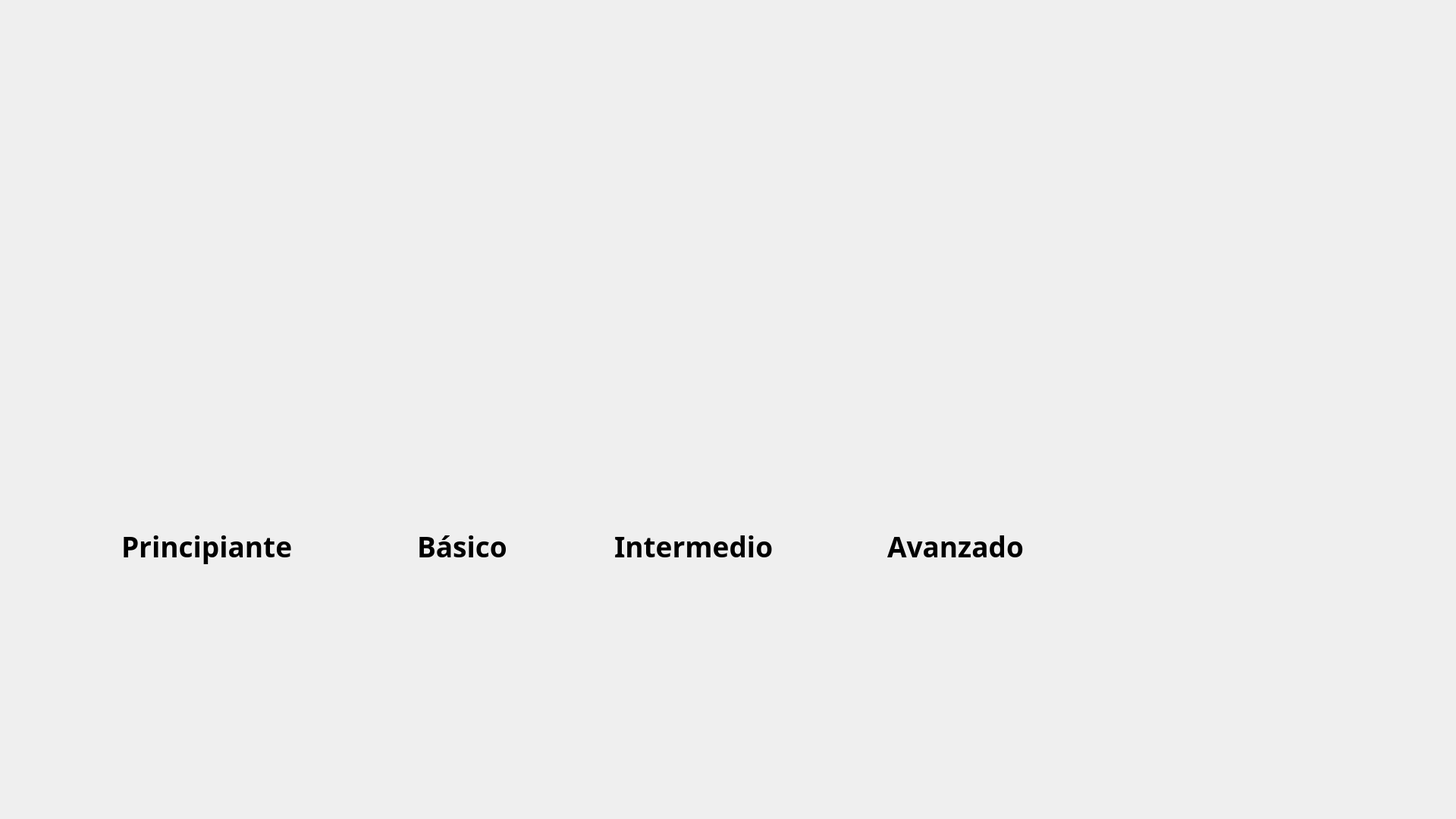
<?xml version="1.0" encoding="UTF-8"?>
<ui version="4.0">
 <class>MenuPrincipal</class>
 <widget class="QWidget" name="MenuPrincipal">
  <property name="geometry">
   <rect>
    <x>0</x>
    <y>0</y>
    <width>1920</width>
    <height>1080</height>
   </rect>
  </property>
  <property name="windowTitle">
   <string>Form</string>
  </property>
  <widget class="QLabel" name="Backgr">
   <property name="geometry">
    <rect>
     <x>0</x>
     <y>-20</y>
     <width>1941</width>
     <height>1121</height>
    </rect>
   </property>
   <property name="text">
    <string/>
   </property>
   <property name="pixmap">
    <pixmap resource="resources.qrc">:/Wallpaper/assets/Wallpaper/7.png</pixmap>
   </property>
  </widget>
  <widget class="QPushButton" name="Principiante">
   <property name="geometry">
    <rect>
     <x>90</x>
     <y>370</y>
     <width>321</width>
     <height>311</height>
    </rect>
   </property>
   <property name="styleSheet">
    <string notr="true">background-color: transparent;
border: none;</string>
   </property>
   <property name="text">
    <string/>
   </property>
   <property name="icon">
    <iconset resource="resources.qrc">
     <normaloff>:/images/assets/Images/19.png</normaloff>:/images/assets/Images/19.png</iconset>
   </property>
   <property name="iconSize">
    <size>
     <width>300</width>
     <height>300</height>
    </size>
   </property>
  </widget>
  <widget class="QPushButton" name="Basico">
   <property name="geometry">
    <rect>
     <x>430</x>
     <y>370</y>
     <width>321</width>
     <height>311</height>
    </rect>
   </property>
   <property name="styleSheet">
    <string notr="true">background-color: transparent;
border: none;</string>
   </property>
   <property name="text">
    <string/>
   </property>
   <property name="icon">
    <iconset resource="resources.qrc">
     <normaloff>:/images/assets/Images/20.png</normaloff>:/images/assets/Images/20.png</iconset>
   </property>
   <property name="iconSize">
    <size>
     <width>300</width>
     <height>300</height>
    </size>
   </property>
  </widget>
  <widget class="QPushButton" name="Intermedio">
   <property name="geometry">
    <rect>
     <x>750</x>
     <y>370</y>
     <width>321</width>
     <height>311</height>
    </rect>
   </property>
   <property name="styleSheet">
    <string notr="true">background-color: transparent;
border: none;</string>
   </property>
   <property name="text">
    <string/>
   </property>
   <property name="icon">
    <iconset resource="resources.qrc">
     <normaloff>:/images/assets/Images/21.png</normaloff>:/images/assets/Images/21.png</iconset>
   </property>
   <property name="iconSize">
    <size>
     <width>300</width>
     <height>300</height>
    </size>
   </property>
  </widget>
  <widget class="QPushButton" name="Avanzado">
   <property name="geometry">
    <rect>
     <x>1070</x>
     <y>370</y>
     <width>321</width>
     <height>311</height>
    </rect>
   </property>
   <property name="toolTip">
    <string/>
   </property>
   <property name="styleSheet">
    <string notr="true">background-color: transparent;
border: none;</string>
   </property>
   <property name="text">
    <string/>
   </property>
   <property name="icon">
    <iconset resource="resources.qrc">
     <normaloff>:/images/assets/Images/22.png</normaloff>:/images/assets/Images/22.png</iconset>
   </property>
   <property name="iconSize">
    <size>
     <width>300</width>
     <height>300</height>
    </size>
   </property>
  </widget>
  <widget class="QLabel" name="LblPrincipiante">
   <property name="enabled">
    <bool>true</bool>
   </property>
   <property name="geometry">
    <rect>
     <x>160</x>
     <y>690</y>
     <width>271</width>
     <height>61</height>
    </rect>
   </property>
   <property name="font">
    <font>
     <family>Baloo 2</family>
     <pointsize>28</pointsize>
     <bold>true</bold>
    </font>
   </property>
   <property name="styleSheet">
    <string notr="true">color: rgb(0, 0, 0);</string>
   </property>
   <property name="text">
    <string>Principiante</string>
   </property>
  </widget>
  <widget class="QLabel" name="LblBasico">
   <property name="enabled">
    <bool>true</bool>
   </property>
   <property name="geometry">
    <rect>
     <x>550</x>
     <y>690</y>
     <width>151</width>
     <height>61</height>
    </rect>
   </property>
   <property name="font">
    <font>
     <family>Baloo 2</family>
     <pointsize>28</pointsize>
     <bold>true</bold>
    </font>
   </property>
   <property name="styleSheet">
    <string notr="true">color: rgb(0, 0, 0);</string>
   </property>
   <property name="text">
    <string>Básico</string>
   </property>
  </widget>
  <widget class="QLabel" name="LblIntermedio">
   <property name="enabled">
    <bool>true</bool>
   </property>
   <property name="geometry">
    <rect>
     <x>810</x>
     <y>690</y>
     <width>241</width>
     <height>61</height>
    </rect>
   </property>
   <property name="font">
    <font>
     <family>Baloo 2</family>
     <pointsize>28</pointsize>
     <bold>true</bold>
    </font>
   </property>
   <property name="styleSheet">
    <string notr="true">color: rgb(0, 0, 0);</string>
   </property>
   <property name="text">
    <string>Intermedio</string>
   </property>
  </widget>
  <widget class="QLabel" name="LblAvanzado">
   <property name="enabled">
    <bool>true</bool>
   </property>
   <property name="geometry">
    <rect>
     <x>1170</x>
     <y>690</y>
     <width>211</width>
     <height>61</height>
    </rect>
   </property>
   <property name="font">
    <font>
     <family>Baloo 2</family>
     <pointsize>28</pointsize>
     <bold>true</bold>
    </font>
   </property>
   <property name="styleSheet">
    <string notr="true">color: rgb(0, 0, 0);</string>
   </property>
   <property name="text">
    <string>Avanzado</string>
   </property>
  </widget>
 </widget>
 <resources>
  <include location="resources.qrc"/>
 </resources>
 <connections/>
</ui>
